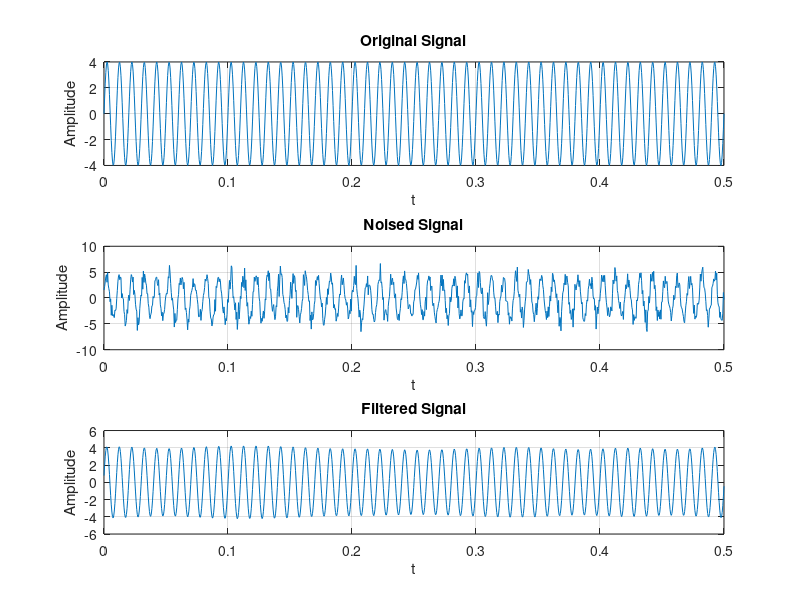

This chart was generated by the following MATLAB code: (Note: this script raises an error after producing the figure.)
clear, close all
f = 100;
fs = 1024;
t = linspace(0, 0.5, fs);

x = 4 * sin(2 * pi * f * t);

noise = randn(1, fs);
x_noised = x + noise;

X_noised = fft(x_noised);

window = zeros(1, fs);
window(44:55) = 1;
window(970:980) = 1;

X_filtered = X_noised .* window;

x_filtered = real(ifft(X_filtered));

figure;
subplot(3, 1, 1);
plot(t, x);
title('Original Signal');
xlabel('t');
ylabel('Amplitude');
grid on;

subplot(3, 1, 2);
plot(t, x_noised);
title('Noised Signal');
xlabel('t');
ylabel('Amplitude');
grid on;

subplot(3, 1, 3);
plot(t, x_filtered);
title('Filtered Signal');
xlabel('t');
ylabel('Amplitude');
grid on;

% Adjust layout
sgtitle('Original Signal, Noised Signal, and Filtered Signal');
